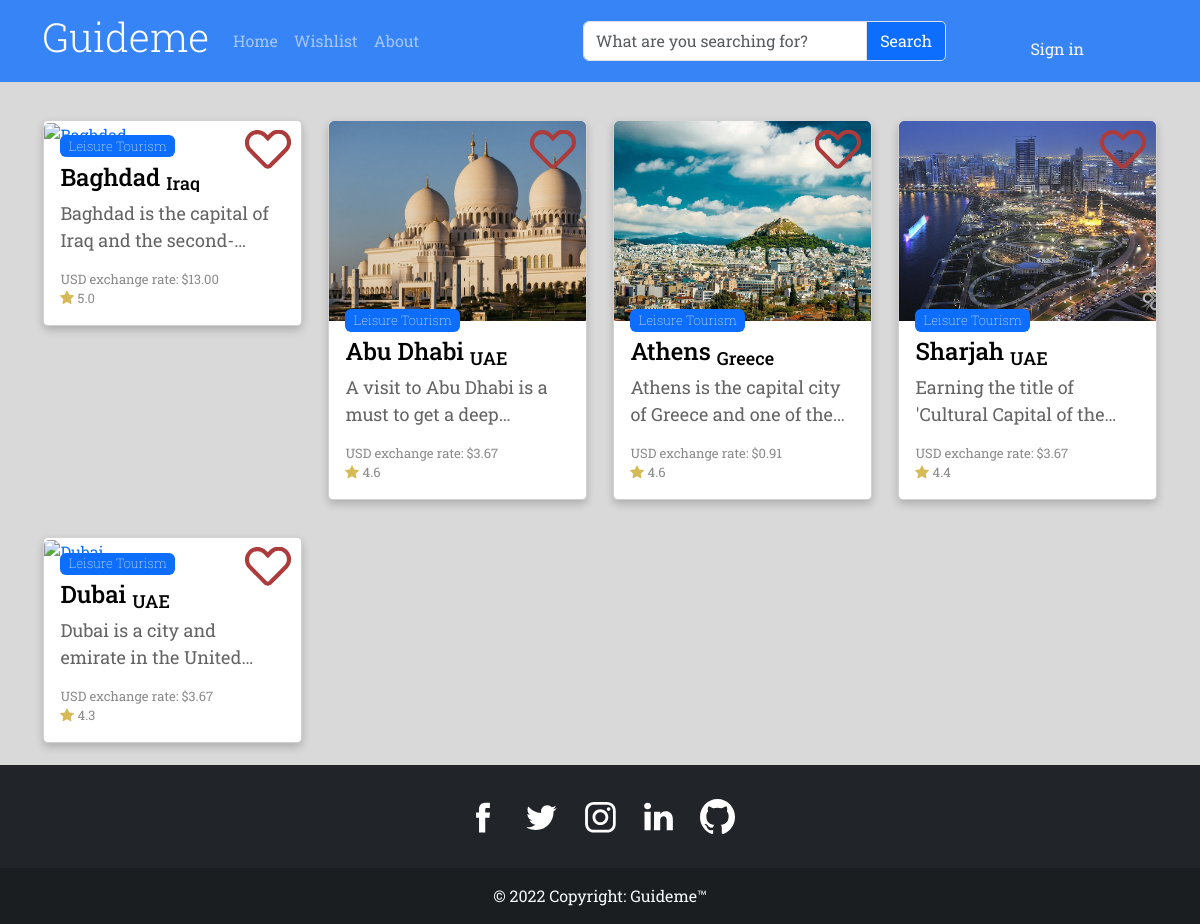
Page /categories/Leisure on the earlier database version.
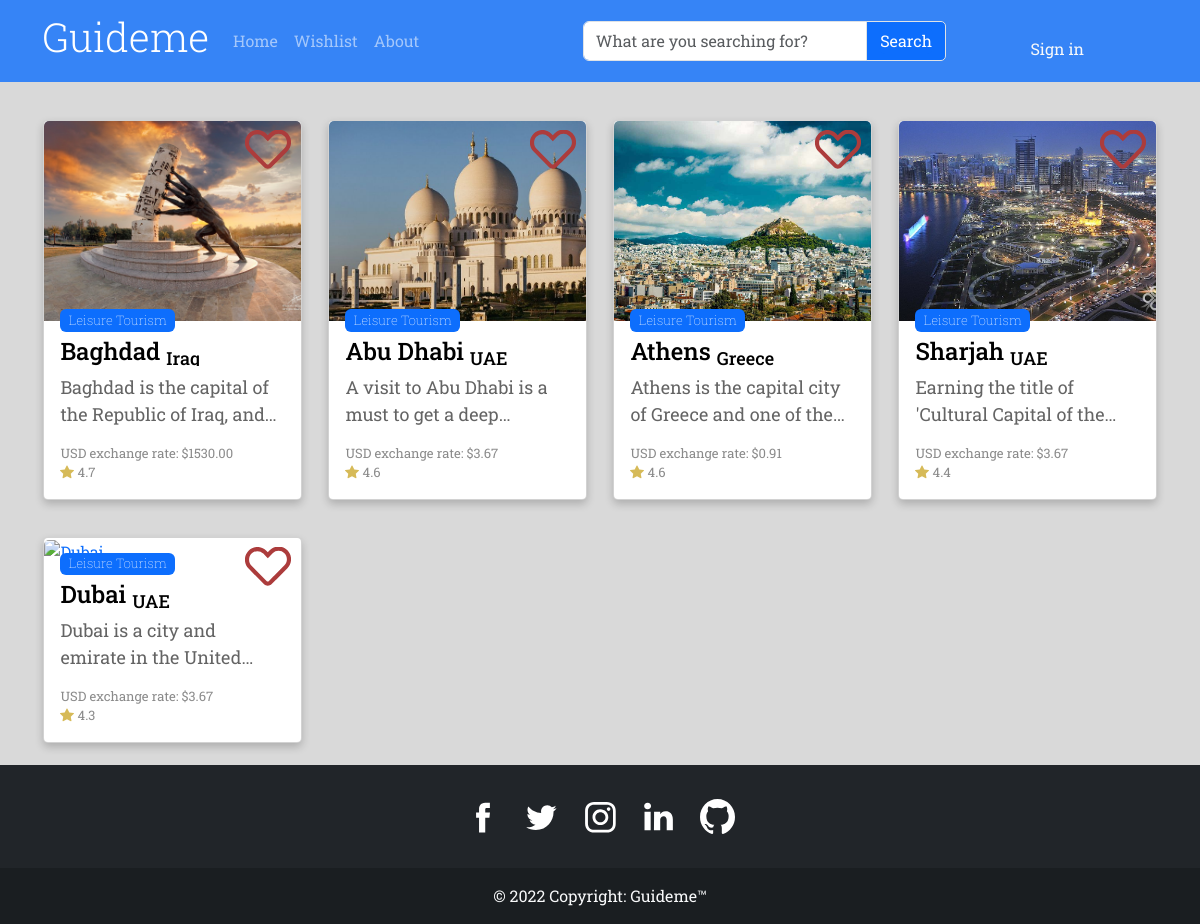
Same page on the later database version.
### pages/models.py (models this page shows, shortened)
class City(models.Model):
    name = models.CharField(max_length=25, verbose_name= 'City Name')
    country = models.ForeignKey(Country, on_delete=models.CASCADE, null= True, to_field='name', db_constraint=False)
    caption = models.TextField(null = True, blank = False, verbose_name='Caption', validators=[validate_min_length,validate_max_length], help_text='Caption length must be between 40 and 2000 characters')
    image = models.ImageField(upload_to='images/%y/%m/%d', default='images/default/defaultImage.jpg', verbose_name='Image')
    exchangeRate = models.DecimalField(max_digits=6,decimal_places=2, verbose_name='Exchage Rate',help_text='The value of the local currency against one USD')
    rating = models.DecimalField(max_digits=2,decimal_places=1, verbose_name='Rating' ,max_length=5, help_text='Must be from 0 to 5')
    activeState = models.BooleanField(default=True, verbose_name='Active State')
    inWishlist = models.ManyToManyField(User, related_name='inWishList', blank=True)
    category = models.ForeignKey(Category, to_field='type', db_constraint=False, on_delete= models.CASCADE, null=True)
    mapSrc = models.TextField(verbose_name='Map Source', blank= True)
    activities = models.ManyToManyField(Activity, blank= True)
    restaurants = models.ManyToManyField(Restaurants, blank=True)
    hotels = models.ManyToManyField(Hotels, blank=True)
    class Meta:
        verbose_name = 'City'
        verbose_name_plural = 'Cities'
        ordering = ['-rating']

class Category(models.Model):
    type = models.CharField(max_length= 22, null=True, blank=True, unique=True)
    class Meta:
        verbose_name = 'Category'
        verbose_name_plural = 'Categories'
    def __str__(self):
        return self.type

class Country(models.Model):
    name = models.CharField(max_length=16, verbose_name='Country Name', unique= True)
    description = models.TextField(null = True, blank = False, verbose_name='Description', validators=[validate_min_length,validate_max_length], help_text='Description length must be between 40 and 2000 characters')
    image = models.ImageField(upload_to='images/%y/%m/%d', default='images/default/defaultImage.jpg', verbose_name='Photo')
    activeState = models.BooleanField(default=True, verbose_name='Active State')
    class Meta:
        verbose_name = 'Country'
        verbose_name_plural = 'Countries'
        ordering = ['name']
    def __str__(self):
        return self.name

### pages/views.py (the view)
# urls.py: path('categories/<str:category>', views.categories, name='categories'),
def categories(request, category):
    cities = City.objects.filter(category=category)
    return render(request, 'pages/categories.html', {'cities': cities})

### templates/pages/categories.html
{% extends 'base.html' %}
{% load static%}
{% block content %}
<div class="safe-area container">
    <div class="row">
        {% for city in cities %}
        <div class="column col-md-2 col-sm-2">
            <div class="card text-light mt-3 p-0" id="{{city.name}}">
                <a href="countries/{{city.country}}/{{city.id}}">
                    <img src="{{city.image.url}}" alt="{{city.name}}" class="card-img-top">
                    <div class="card-body">
                        <div class="badge-container">
                            <div class="badge">{{city.category}} Tourism</div>
                        </div>
                        <h4 class="card-title">{{city.name}} <sub>{{city.country}}</sub></h4>
                        <p class="card-text">{{city.caption}}</p>
                        <p id="exchange-text">USD exchange rate: ${{city.exchangeRate}}</p>
                        <p id="rating-text"><img src="{% static 'img/Icons/star-filled.svg' %}" id="star-icon"
                                class="d-inline">
                            {{city.rating}}</p>
                    </div>
                </a>
                {% if user.is_authenticated %}
                {% if city in user.wishlist.cities.all %}
                <form action="{% url 'wishlist_add_remove' city.id %}" method="POST" target="wishlist-iframe">
                    {% csrf_token %}
                    <button type="submit" id="favorite-btn" class="wishlist-btn"><img class="{{city.name}}F-icon"
                            src="{% static 'img/Icons/Favorite-filled.svg' %}"></b>
                </form>
                {% else %}
                <form action="{% url 'wishlist_add_remove' city.id %}" method="POST">
                    {% csrf_token %}
                    <button type="submit" id="favorite-btn" class="wishlist-btn"><img class="{{city.name}}F-icon"
                            src="{% static 'img/Icons/Favorite-outlined.svg' %}"></button>
                </form>
                {% endif %}
                {% else %}
                <a href="{% url 'signin' %}" id="favorite-btn" class="wishlist-btn"><img class="{{city.name}}F-icon"
                        src="{% static 'img/Icons/Favorite-outlined.svg' %}"></a>
                {% endif %}
            </div>
        </div>
        {% endfor %}
    </div>
</div>
{% endblock content %}

Differences in the rows shown:
changed City "Baghdad": image: picture added; caption "Baghdad is the capital of Iraq and…" → "Baghdad is the capital of the Republic of Iraq,…"; exchangeRate "13.00" → "1530.00"; rating "5.0" → "4.7"
